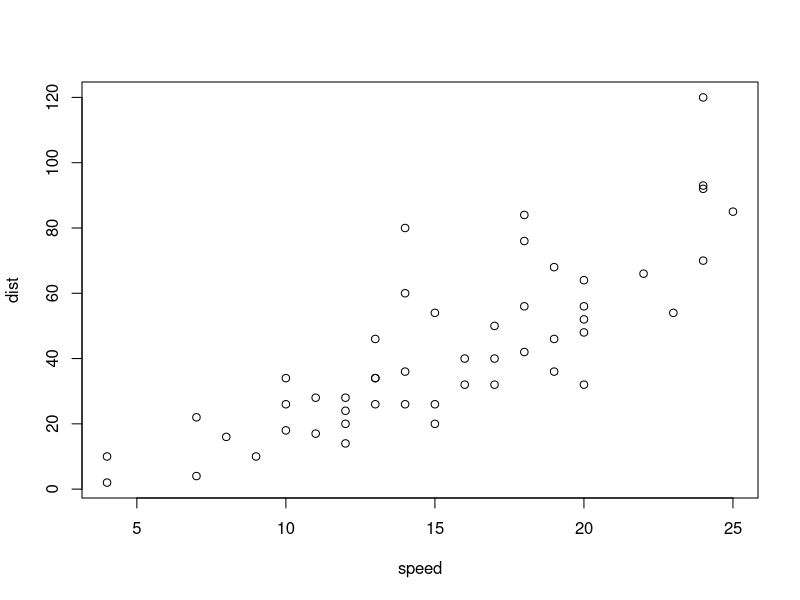
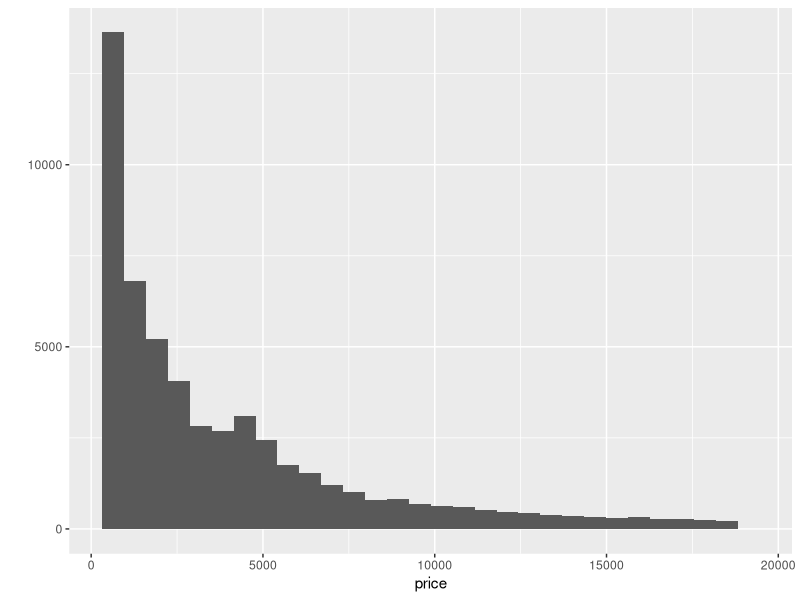
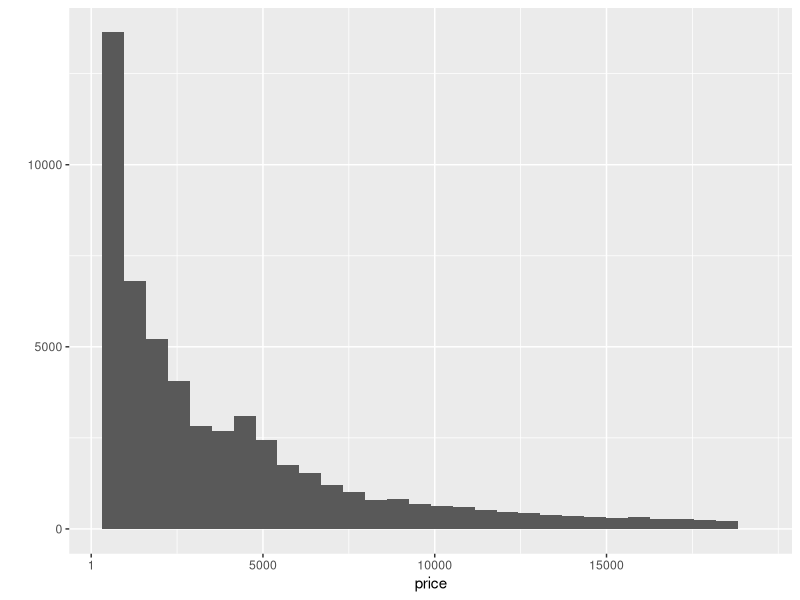
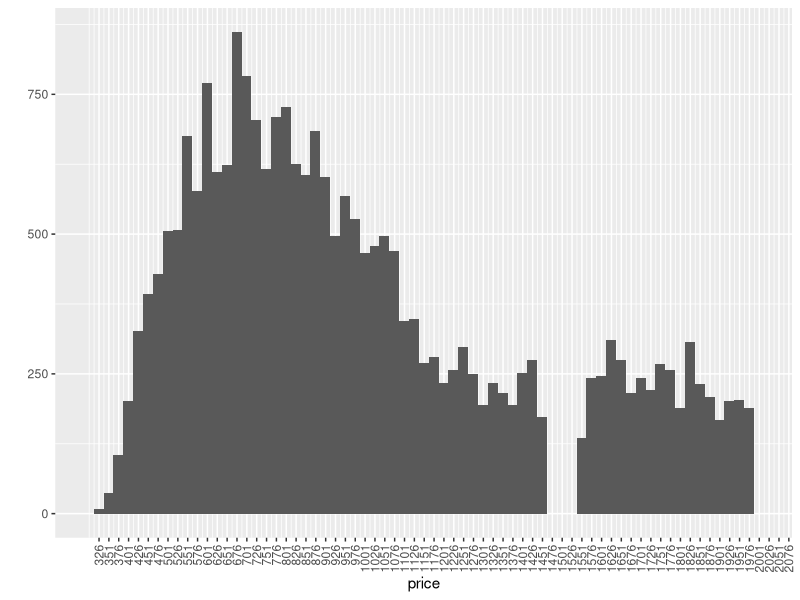
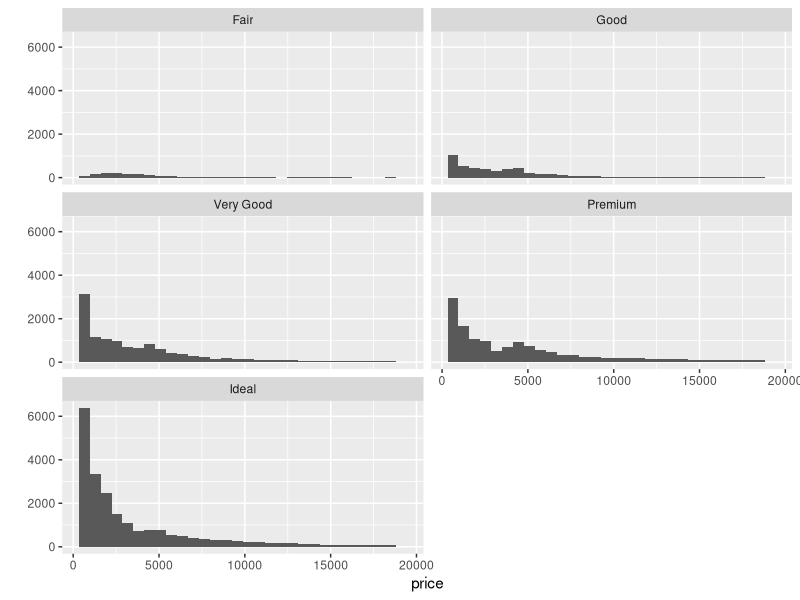
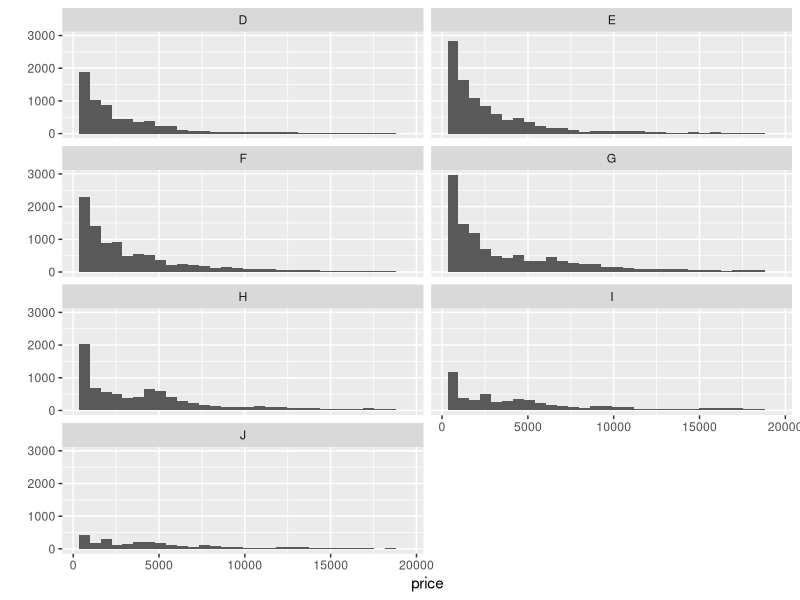
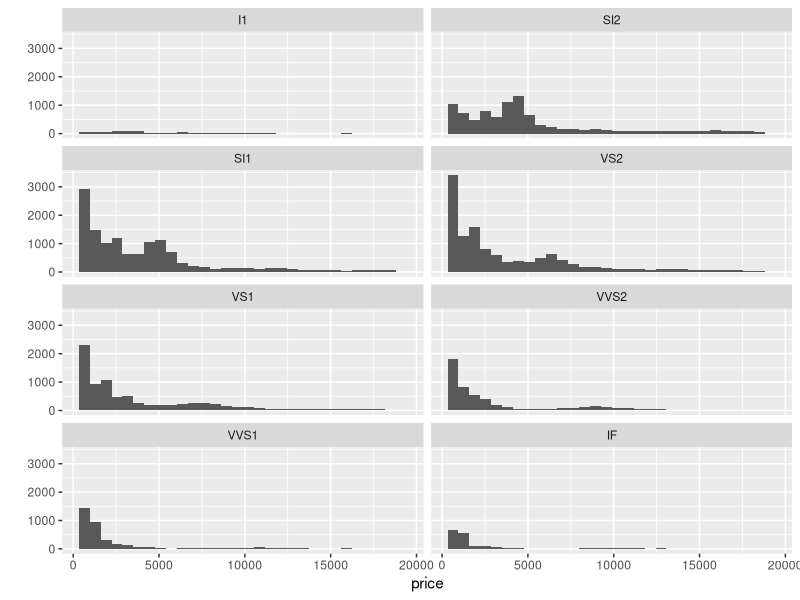
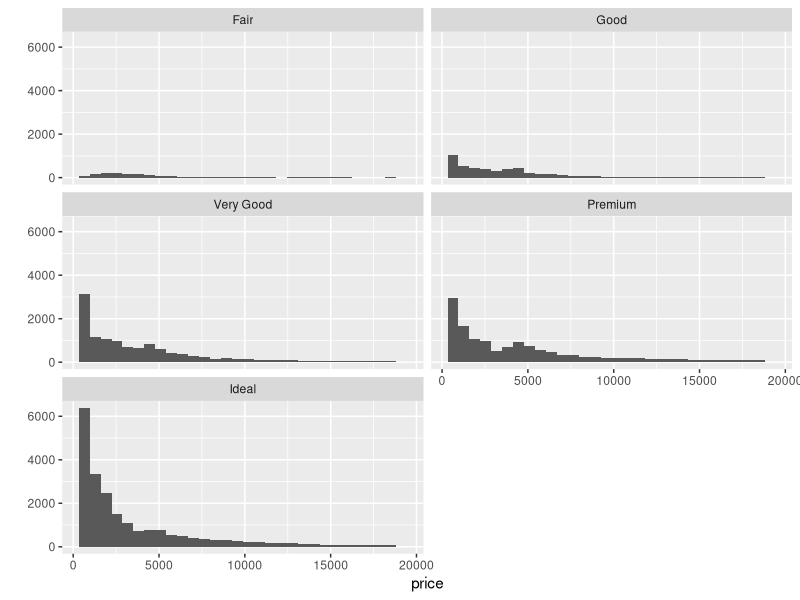

Write R code to recreate these figures, in order.
## ---- chunk 1
summary(cars)
## ---- chunk 2
plot(cars)
## ---- chunk 3
library(ggplot2)
data("diamonds")
summary(diamonds)
nrow(diamonds)
## ---- chunk 4
names(diamonds)
qplot(x = price, data = diamonds)
summary(diamonds)
mean(diamonds$price)
median(diamonds$price)
## ---- chunk 5
nrow(subset(diamonds, price < 500))
nrow(subset(diamonds, price < 250))
nrow(subset(diamonds, price >= 15000))

## ---- chunk 6
qplot(x = price, data = diamonds) + 
  scale_x_continuous(breaks=c(1,5000,10000,15000))
ggsave('priceHistogram_v1.png')
qplot(x = price, data = diamonds, binwidth = 25) +
  scale_x_continuous(
    limits = c(300, 2000),
    breaks = round(seq(min(diamonds$price), max(diamonds$price), by = 25),1)) +
    theme(axis.text.x=element_text(angle=90,hjust=1,vjust=0.5))
ggsave('priceHistogram_v2.png')
qplot(x = price, data = diamonds) + 
  facet_wrap(~cut, ncol = 2)
ggsave('priceHistogram_v3.png')
qplot(x = price, data = diamonds) + 
  facet_wrap(~color, ncol = 2)
ggsave('priceHistogram_v4.png')
qplot(x = price, data = diamonds) + 
  facet_wrap(~clarity, ncol = 2)
ggsave('priceHistogram_v5.png')
## ---- chunk 7
qplot(x = price, data = diamonds) + 
  facet_wrap(~cut, ncol = 2)
ggsave('priceHistogram_v3.png')
tapply(diamonds$price, diamonds$cut, max)
tapply(diamonds$price, diamonds$cut, min)
tapply(diamonds$price, diamonds$cut, median)
by(diamonds$price, diamonds$cut, summary, digits=5)
## ---- chunk 8
qplot(x = price, data = diamonds) + 
  facet_wrap(~cut, scales = "free_y")
## ---- chunk 9
price <- diamonds[,7]
carat <- diamonds[,1]
qplot(x = price/carat, data = diamonds, binwidth = 0.01) + 
  facet_wrap(~cut, scales = "free") +
  scale_x_log10()
## ---- chunk 10
qplot(x = cut, y = price/carat, 
      data = diamonds, 
      geom = 'boxplot', 
      fill = cut) #+ 
  #coord_cartesian(ylim = c(0,6000))
by(diamonds$price/diamonds$carat, diamonds$cut, summary)

qplot(x = clarity, y = price/carat, 
      data = diamonds, 
      geom = 'boxplot', 
      fill = clarity) #+ 
  #coord_cartesian(ylim = c(0,6000))
by(diamonds$price/diamonds$carat, diamonds$clarity, summary)

qplot(x = color, y = price/carat, 
      data = diamonds, 
      geom = 'boxplot', 
      fill = color) #+ 
  #coord_cartesian(ylim = c(0,6000))
by(diamonds$price/diamonds$carat, diamonds$color, summary)

# subset data into high / low carat 
high_carat <-subset(diamonds, carat > 0.7)
qplot(y=price/carat, x=cut, data=high_carat, geom="boxplot", fill=cut) +
  coord_cartesian(ylim = c(0,8000))
by(high_carat$price/high_carat$carat, high_carat$cut, summary)

low_carat <-subset(diamonds, carat <= 0.7)
qplot(y=price/carat, x=cut, data=low_carat, geom="boxplot", fill=cut) +
  coord_cartesian(ylim = c(0,4000))
by(low_carat$price/low_carat$carat, low_carat$cut, summary)

high_carat <-subset(diamonds, carat > 0.7)
qplot(y=price/carat, x=clarity, data=high_carat, geom="boxplot", fill=clarity) +
  coord_cartesian(ylim = c(0,12000))
low_carat <-subset(diamonds, carat <= 0.7)
qplot(y=price/carat, x=clarity, data=low_carat, geom="boxplot", fill=clarity) +
  coord_cartesian(ylim = c(0,4000))
  
high_carat <-subset(diamonds, carat > 0.7)
qplot(y=price/carat, x=color, data=high_carat, geom="boxplot", fill=color) +
  coord_cartesian(ylim = c(0,8000))
low_carat <-subset(diamonds, carat <= 0.7)
qplot(y=price/carat, x=color, data=low_carat, geom="boxplot", fill=color) +
  coord_cartesian(ylim = c(0,4000))

high_carat_clarity <-subset(diamonds, clarity == "IF" & carat > 0.7)
qplot(y=price/carat, x=color, data=high_carat_clarity, geom="boxplot", fill=color) +
  coord_cartesian(ylim = c(0,18000))
low_carat_clarity <-subset(diamonds, clarity == "IF" & carat <= 0.7)
qplot(y=price/carat, x=color, data=low_carat_clarity, geom="boxplot", fill=color) +
  coord_cartesian(ylim = c(0,8000))

uniform<-subset(diamonds, cut=="Ideal" & clarity=="IF" & carat > 0.7)
qplot(y=price/carat, x=clarity,  data=uniform, geom="boxplot", fill=clarity)
## ---- chunk 11
by(diamonds$price, diamonds$color, summary)
IQR(subset(diamonds, color == "D")$price)
IQR(subset(diamonds, color == "J")$price)
## ---- chunk 12
# across all types
qplot(x = color, y = price/carat, 
      data = diamonds, 
      geom = 'boxplot', 
      fill = color) #+ 
  #coord_cartesian(ylim = c(0,6000))
by(diamonds$price/diamonds$carat, diamonds$color, summary)

# subset data into high / low carat 
high_carat <-subset(diamonds, carat > 0.7)
qplot(y=price/carat, x=color, data=high_carat, geom="boxplot", fill=color) +
  coord_cartesian(ylim = c(0,8000))

low_carat <-subset(diamonds, carat <= 0.7)
qplot(y=price/carat, x=color, data=low_carat, geom="boxplot", fill=color) +
  coord_cartesian(ylim = c(0,4000))

# subset one more layer to high clarity
high_carat_clarity <-subset(diamonds, carat > 0.7 & clarity == "IF")
qplot(y=price/carat, x=color, data=high_carat_clarity, geom="boxplot", fill=color) +
  coord_cartesian(ylim = c(0,18000))

# facet across cut
high_carat_clarity <-subset(diamonds, carat > 0.7 & clarity == "IF")
qplot(y=price/carat, x=color, data=high_carat_clarity, geom="boxplot", fill=color) +
  coord_cartesian(ylim = c(0,18000)) + 
  facet_wrap(~cut)
## ---- chunk 13
qplot(x = carat, data = diamonds, binwidth = .01) + 
  coord_cartesian(ylim = c(2000, 2010)) + 
  scale_x_continuous(
    limits = c(1.00, 1.10),
    breaks = round(seq(min(diamonds$carat), max(diamonds$carat), by = 0.01),1)) +
    theme(axis.text.x=element_text(angle=90,hjust=1,vjust=0.5))
## ---- chunk 14
install.packages('tidyr', 'dplyr')
library(tidyr)
library(dplyr)
## ---- chunk 15

## ---- chunk 16
install.packages('lubridate')
library(lubridate)
library(ggplot2)
getwd()
birthdays <- read.csv('fb_birthdays.csv')
birthdays$date <- as.Date(birthdays$dates, "%m/%d/%y")
#birthdays$month <- as.Date(cut(birthdays$date, breaks = "month"))
birthdays$month <- month(birthdays$date, label = TRUE)
birthdays$day <- day(birthdays$date)
birthdays$wday <- wday(birthdays$date, label = TRUE)
birthdays
summary(birthdays)
# friends same b-day = 2
nrow(subset(birthdays, birthdays$month == 1 & birthdays$day == 9))
# month with most # birthdays = [Jan, Sept]
count(birthdays, month)
ggplot(data = birthdays, aes(x = month)) + geom_bar()
# day with most # birthdays = 10th
count(birthdays, day)
ggplot(data = birthdays, aes(x = day)) + 
  geom_bar() + 
  scale_x_continuous(breaks=1:31)
# weekday with most # birthdays = Sunday
count(birthdays, wday)
ggplot(data = birthdays, aes(x = wday)) + 
  geom_bar() 
# day with most birthdays
birthdayFreq <- count(birthdays, date)
birthdayFreq[birthdayFreq$n == max(birthdayFreq$n), ]
